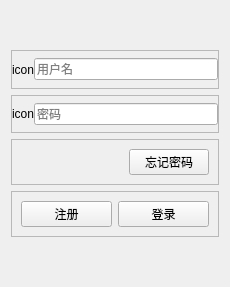
<?xml version="1.0" encoding="UTF-8"?>
<ui version="4.0">
 <class>Frame</class>
 <widget class="QFrame" name="Frame">
  <property name="geometry">
   <rect>
    <x>0</x>
    <y>0</y>
    <width>230</width>
    <height>287</height>
   </rect>
  </property>
  <property name="windowTitle">
   <string>Frame</string>
  </property>
  <layout class="QVBoxLayout" name="verticalLayout" stretch="1,1,1,1,1,1">
   <item>
    <spacer name="verticalSpacer_2">
     <property name="orientation">
      <enum>Qt::Vertical</enum>
     </property>
     <property name="sizeHint" stdset="0">
      <size>
       <width>20</width>
       <height>35</height>
      </size>
     </property>
    </spacer>
   </item>
   <item>
    <widget class="QFrame" name="frame_2">
     <property name="frameShape">
      <enum>QFrame::StyledPanel</enum>
     </property>
     <property name="frameShadow">
      <enum>QFrame::Raised</enum>
     </property>
     <layout class="QHBoxLayout" name="horizontalLayout_4">
      <property name="spacing">
       <number>0</number>
      </property>
      <property name="leftMargin">
       <number>0</number>
      </property>
      <property name="topMargin">
       <number>0</number>
      </property>
      <property name="rightMargin">
       <number>0</number>
      </property>
      <property name="bottomMargin">
       <number>0</number>
      </property>
      <item>
       <widget class="QLabel" name="label_7">
        <property name="text">
         <string>icon</string>
        </property>
       </widget>
      </item>
      <item>
       <widget class="QLineEdit" name="lineEdit">
        <property name="placeholderText">
         <string>用户名</string>
        </property>
       </widget>
      </item>
     </layout>
    </widget>
   </item>
   <item>
    <widget class="QFrame" name="frame_3">
     <property name="frameShape">
      <enum>QFrame::StyledPanel</enum>
     </property>
     <property name="frameShadow">
      <enum>QFrame::Raised</enum>
     </property>
     <layout class="QHBoxLayout" name="horizontalLayout_5">
      <property name="spacing">
       <number>0</number>
      </property>
      <property name="leftMargin">
       <number>0</number>
      </property>
      <property name="topMargin">
       <number>0</number>
      </property>
      <property name="rightMargin">
       <number>0</number>
      </property>
      <property name="bottomMargin">
       <number>0</number>
      </property>
      <item>
       <widget class="QLabel" name="label_8">
        <property name="text">
         <string>icon</string>
        </property>
       </widget>
      </item>
      <item>
       <widget class="QLineEdit" name="lineEdit_2">
        <property name="placeholderText">
         <string>密码</string>
        </property>
       </widget>
      </item>
     </layout>
    </widget>
   </item>
   <item>
    <widget class="QFrame" name="frame_4">
     <property name="frameShape">
      <enum>QFrame::StyledPanel</enum>
     </property>
     <property name="frameShadow">
      <enum>QFrame::Raised</enum>
     </property>
     <layout class="QHBoxLayout" name="horizontalLayout_7">
      <item alignment="Qt::AlignRight">
       <widget class="QPushButton" name="pushButton_4">
        <property name="text">
         <string>忘记密码</string>
        </property>
       </widget>
      </item>
     </layout>
    </widget>
   </item>
   <item>
    <widget class="QFrame" name="frame_5">
     <property name="frameShape">
      <enum>QFrame::StyledPanel</enum>
     </property>
     <property name="frameShadow">
      <enum>QFrame::Raised</enum>
     </property>
     <layout class="QHBoxLayout" name="horizontalLayout_6">
      <item>
       <widget class="QPushButton" name="pushButton_toRegister">
        <property name="text">
         <string>注册</string>
        </property>
       </widget>
      </item>
      <item>
       <widget class="QPushButton" name="pushButton_login">
        <property name="text">
         <string>登录</string>
        </property>
       </widget>
      </item>
     </layout>
    </widget>
   </item>
   <item>
    <spacer name="verticalSpacer">
     <property name="orientation">
      <enum>Qt::Vertical</enum>
     </property>
     <property name="sizeHint" stdset="0">
      <size>
       <width>20</width>
       <height>35</height>
      </size>
     </property>
    </spacer>
   </item>
  </layout>
 </widget>
 <resources/>
 <connections/>
</ui>
